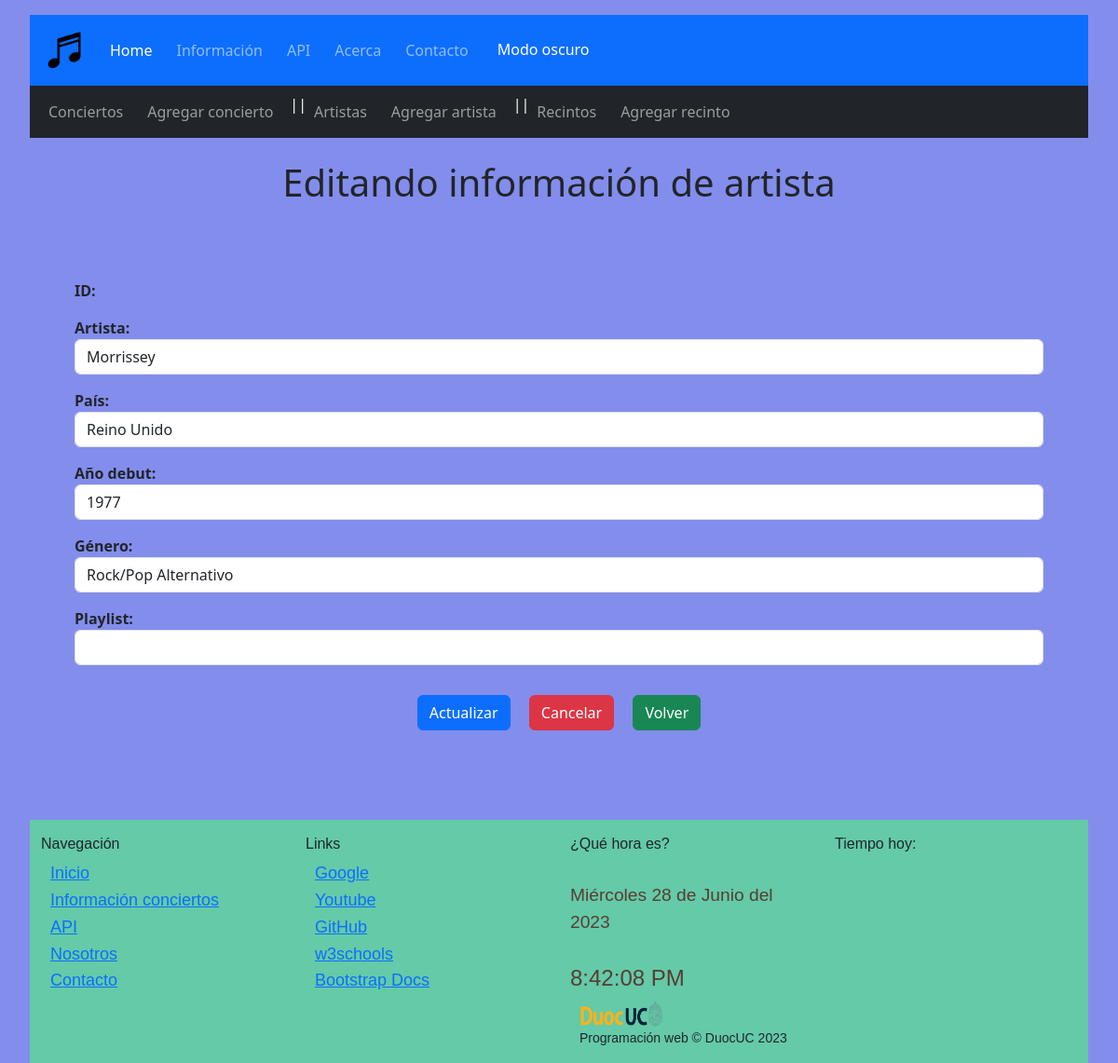
Page /crud/artistas/editar/4 on the earlier database version.
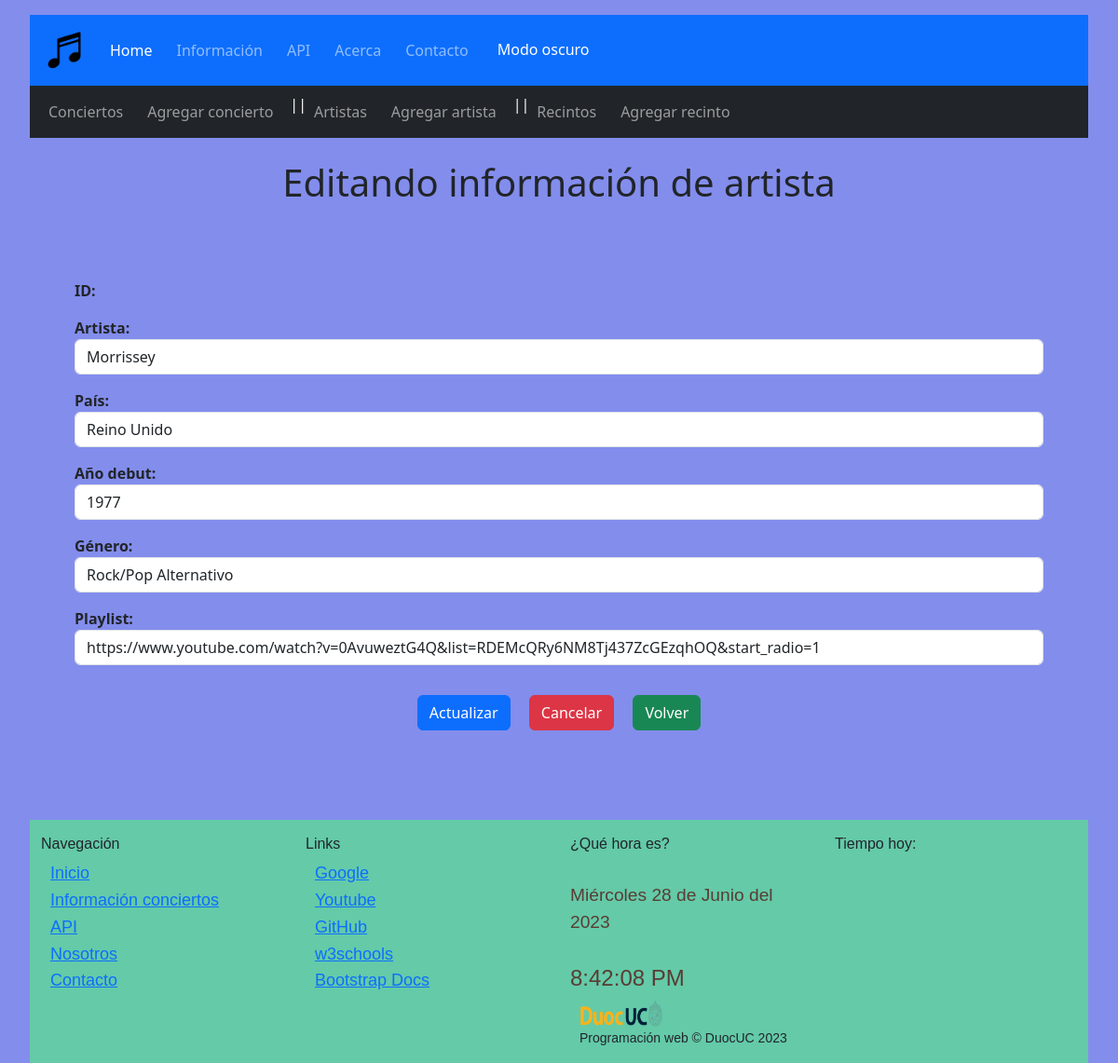
Same page on the later database version.
### crud/models.py (models this page shows, shortened)
class Artista(models.Model):
    idArtista = models.AutoField(primary_key=True, verbose_name='idArtista')
    nomArtista = models.CharField(verbose_name='Artista', max_length=50)
    pais = models.CharField(verbose_name='País', max_length=50)
    anio = models.CharField(verbose_name='Año de formación', max_length=4)
    genero = models.CharField(verbose_name='Género', max_length=70, null=True)
    playlist = models.URLField(verbose_name='Playlist', max_length=500, null=True, blank=True)
    class Meta:
        verbose_name = 'Artista'
        verbose_name_plural = 'Artistas'
        ordering = ['nomArtista', 'genero']

### crud/views.py (the view, shortened to what this page needs)
# urls.py: path('artistas/editar/<str:artista_id>', artista_editar, name='artistas-editar'),
def artista_editar(request,artista_id):
    try:
        artista = Artista.objects.get(idArtista = artista_id)
        form = ArtistaList(instance=artista)
        context = {'form':form}
        return render(request,'crud/artistas-editar.html',context)
    except:
        return redirect(reverse('artista') + '?NO_EXISTS')

### crud/forms.py
class ArtistaList(ModelForm):
    class Meta:
        model = Artista
        fields = [
            'idArtista',
            'nomArtista',
            'pais',
            'genero',
            'anio',
            'playlist'
        ]
        labels = {
            'idArtista' : 'ID Artista',
            'nomArtista' : 'Nombre artista',
            'pais' : 'Lugar de origen',
            'genero' : 'Género',
            'anio' : 'Año de debut',
            'playlist' : 'Playlist'
        }
        widgets = {
            'idArtista' : forms.TextInput(attrs={'class':'form-control'}),
            'nomArtista' : forms.TextInput(attrs={'class':'form-control'}),
            'pais' : forms.TextInput(attrs={'class':'form-control'}),
            'genero' : forms.TextInput(attrs={'class':'form-control'}),
            'anio' : forms.TextInput(attrs={'class':'form-control', 'type' : 'number'}),
            'playlist' : forms.TextInput(attrs={'class':'form-control'})
        }

### crud/templates/crud/artistas-editar.html (shortened to what this page needs)
{% extends 'crud/base.html' %}
{% load static %}
{% block first_content %}
<div class="container my-2 py-3 text-dark text-center rounded">
    <h1>Editando información de artista</h1>
</div>
<div class="container my-2 p-5">
    <form action="" method="post" enctype="multipart/form-data">
        <div class="form-group mb-3">
            <label for="idArtista" class="fw-bold">ID:</label>
        </div>
        <div class="form-group mb-3">
            <label for="nomArtista" class="fw-bold">Artista:</label>
            <div class="input-group">
                {{form.nomArtista}}
            </div>
        </div>
        <div class="form-group mb-3">
            <label for="pais" class="fw-bold">País:</label>
            <div class="input-group">
                {{form.pais}}
            </div>
        </div>
        <div class="form-group mb-3">
            <label for="anio" class="fw-bold">Año debut:</label>
            <div class="input-group">
                {{form.anio}}
            </div>
        </div>
        <div class="form-group mb-3">
            <label for="genero" class="fw-bold">Género:</label>
            <div class="input-group">
                {{form.genero}}
            </div>
        </div>
        <div class="form-group mb-3">
            <label for="playlist" class="fw-bold">Playlist:</label>
            <div class="input-group">
                {{form.playlist}}
            </div>
        </div>
        <div class="text-center my-4">
            <input type="submit" class="btn btn-primary m-2" id="actualizar" value="Actualizar">
            <input type="reset" class="btn btn-danger m-2" id="limpiar" value="Cancelar">
            <a class="btn btn-success m-2" href="{% url 'artistas' %}">Volver</a>
        </div>
    </form>
</div>
{% endblock %}

Differences in the rows shown:
changed Artista "Morrissey": playlist (not shown) → "https://www.youtube.com/watch?v=0AvuweztG4Q&list=RDEMcQRy6NM8Tj437ZcGEzqhOQ&start_radio=1"
